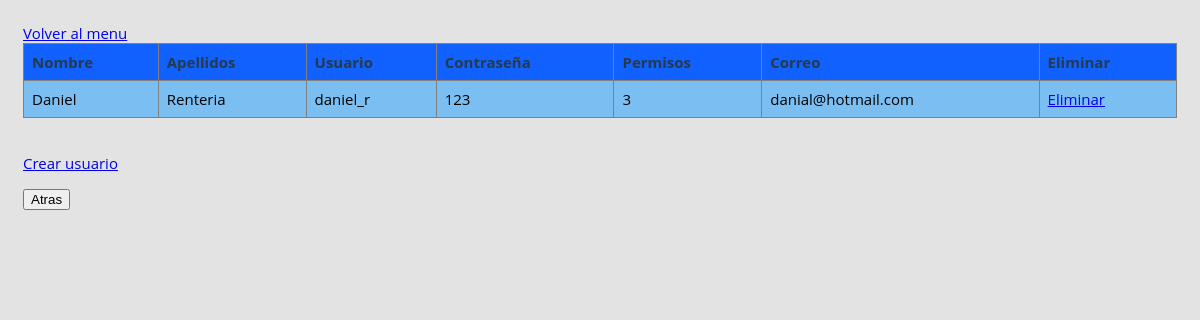
The page /reclutamiento-master/administrador/usuarios/ver_usuarios.php (signed in) on the database as committed earlier.
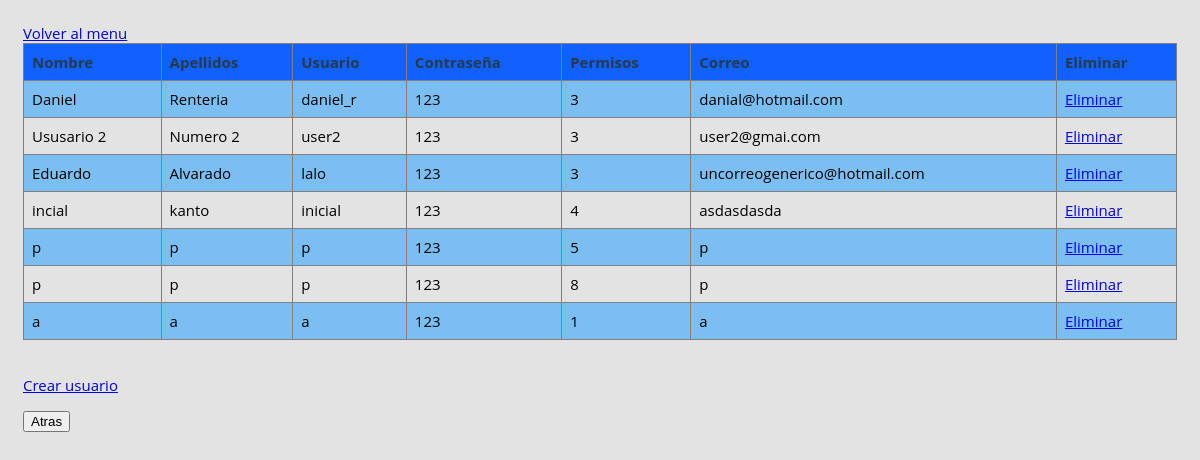
The same page on the database as committed later.
### tables this page shows
CREATE TABLE `usuario` (
  `id_usuario` int(11) NOT NULL,
  `username` varchar(45) NOT NULL,
  `nombre` varchar(45) NOT NULL,
  `apellidos` varchar(45) NOT NULL,
  `password` varchar(45) NOT NULL,
  `permisos` int(11) NOT NULL,
  `correo` varchar(45) NOT NULL
);

### reclutamiento-master/administrador/usuarios/ver_usuarios.php (the view, shortened to what this page needs)
<!DOCTYPE html>
<html lang="en">
<head>
    <link rel="stylesheet" type="text/css" href="../../style.css">
</head>
<body>
<a href="../menu/index.html">Volver al menu</a>
<?php
    include '../../config.php';
    $conn=mysqli_connect($host,$user,$pass,$name);
    echo "<table border = 1>
    <tr>
        <th>Nombre</th>
        <th>Apellidos</th>
        <th>Usuario</th>
        <th>Contraseña</th>
        <th>Permisos</th>
        <th>Correo</th>
        <th>Eliminar</th>
    </tr>";
    $query = "SELECT * FROM usuario";
    $result = mysqli_query($conn, $query);
    while($row = mysqli_fetch_array($result)){
        $id = $row["id_usuario"];
        $nombre = $row["nombre"];
        $apellidos = $row["apellidos"];
        $username = $row["username"];
        $password = $row["password"];
        $permisos = $row["permisos"];
        $correo = $row["correo"];
        echo "<tr>
                <td>$nombre</td>
                <td>$apellidos</td>
                <td>$username</td>
                <td>$password</td>
                <td>$permisos</td>
                <td>$correo</td>
                <td><a href = 'eliminar_usuario.php?id=$id'>Eliminar</a></td>
            </tr>";
    }
    echo "</table>";
?>
<p><a href="crear_usuario.php">Crear usuario</a></p>
    <b><b>
    <button onclick="location.href='../menu/index.html'">Atras</button>
</body>
</html>

Rows that differ between the two databases and show on the page:
added usuario: nombre "Ususario 2", apellidos "Numero 2", username "user2", password "123", permisos "3", correo "user2@gmai.com"
added usuario: nombre "Eduardo", apellidos "Alvarado", username "lalo", password "123", permisos "3", correo "uncorreogenerico@hotmail.com"
added usuario: nombre "incial", apellidos "kanto", username "inicial", password "123", permisos "4", correo "asdasdasda"
added usuario: nombre "p", apellidos "p", username "p", password "123", permisos "5", correo "p"
added usuario: nombre "p", apellidos "p", username "p", password "123", permisos "8", correo "p"
added usuario: nombre "a", apellidos "a", username "a", password "123", permisos "1", correo "a"
